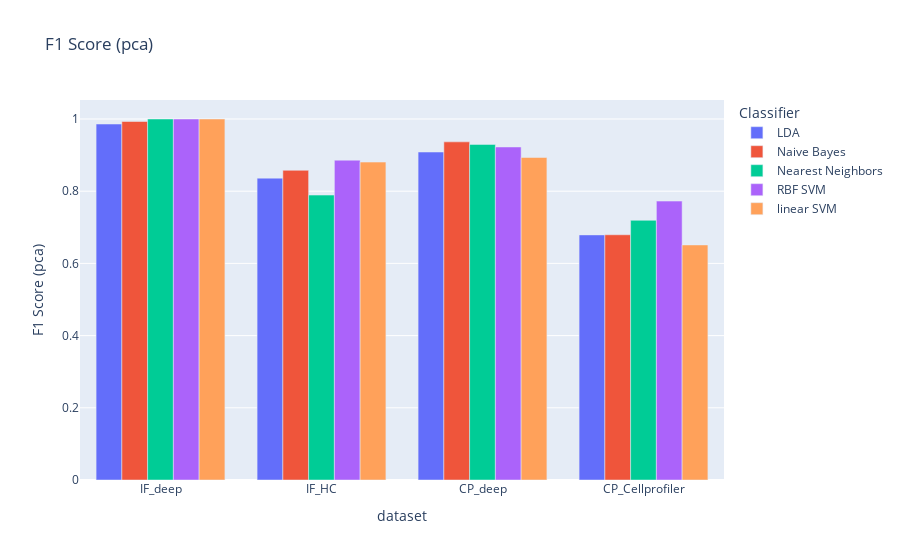

Notebook source saved alongside this figure:
### Code cell
px.bar(results, x="dataset", y="F1 Score (pca)", color="Classifier", barmode="group", title="F1 Score (pca)")

### Figure 1 — Plotly figure (JSON) as saved in the notebook; plotly's stock layout.template omitted (floating-point values rounded to 4 significant figures)
{"data": [{"alignmentgroup": "True", "hovertemplate": "Classifier=LDA<br>dataset=%{x}<br>F1 Score (pca)=%{y}<extra></extra>", "legendgroup": "LDA", "marker": {"color": "#636efa", "pattern": {"shape": ""}}, "name": "LDA", "offsetgroup": "LDA", "orientation": "v", "showlegend": true, "textposition": "auto", "type": "bar", "x": ["IF_deep", "IF_HC", "CP_deep", "CP_Cellprofiler"], "xaxis": "x", "y": [0.9861, 0.8362, 0.9085, 0.679], "yaxis": "y"}, {"alignmentgroup": "True", "hovertemplate": "Classifier=Naive Bayes<br>dataset=%{x}<br>F1 Score (pca)=%{y}<extra></extra>", "legendgroup": "Naive Bayes", "marker": {"color": "#EF553B", "pattern": {"shape": ""}}, "name": "Naive Bayes", "offsetgroup": "Naive Bayes", "orientation": "v", "showlegend": true, "textposition": "auto", "type": "bar", "x": ["IF_deep", "IF_HC", "CP_deep", "CP_Cellprofiler"], "xaxis": "x", "y": [0.993, 0.8579, 0.9367, 0.6793], "yaxis": "y"}, {"alignmentgroup": "True", "hovertemplate": "Classifier=Nearest Neighbors<br>dataset=%{x}<br>F1 Score (pca)=%{y}<extra></extra>", "legendgroup": "Nearest Neighbors", "marker": {"color": "#00cc96", "pattern": {"shape": ""}}, "name": "Nearest Neighbors", "offsetgroup": "Nearest Neighbors", "orientation": "v", "showlegend": true, "textposition": "auto", "type": "bar", "x": ["IF_deep", "IF_HC", "CP_deep", "CP_Cellprofiler"], "xaxis": "x", "y": [1, 0.7892, 0.9296, 0.7194], "yaxis": "y"}, {"alignmentgroup": "True", "hovertemplate": "Classifier=RBF SVM<br>dataset=%{x}<br>F1 Score (pca)=%{y}<extra></extra>", "legendgroup": "RBF SVM", "marker": {"color": "#ab63fa", "pattern": {"shape": ""}}, "name": "RBF SVM", "offsetgroup": "RBF SVM", "orientation": "v", "showlegend": true, "textposition": "auto", "type": "bar", "x": ["IF_deep", "IF_HC", "CP_deep", "CP_Cellprofiler"], "xaxis": "x", "y": [1, 0.886, 0.9225, 0.7726], "yaxis": "y"}, {"alignmentgroup": "True", "hovertemplate": "Classifier=linear SVM<br>dataset=%{x}<br>F1 Score (pca)=%{y}<extra></extra>", "legendgroup": "linear SVM", "marker": {"color": "#FFA15A", "pattern": {"shape": ""}}, "name": "linear SVM", "offsetgroup": "linear SVM", "orientation": "v", "showlegend": true, "textposition": "auto", "type": "bar", "x": ["IF_deep", "IF_HC", "CP_deep", "CP_Cellprofiler"], "xaxis": "x", "y": [1, 0.8806, 0.8934, 0.6511], "yaxis": "y"}], "layout": {"barmode": "group", "legend": {"title": {"text": "Classifier"}, "tracegroupgap": 0}, "title": {"text": "F1 Score (pca)"}, "xaxis": {"anchor": "y", "domain": [0, 1], "title": {"text": "dataset"}}, "yaxis": {"anchor": "x", "domain": [0, 1], "title": {"text": "F1 Score (pca)"}}}}
